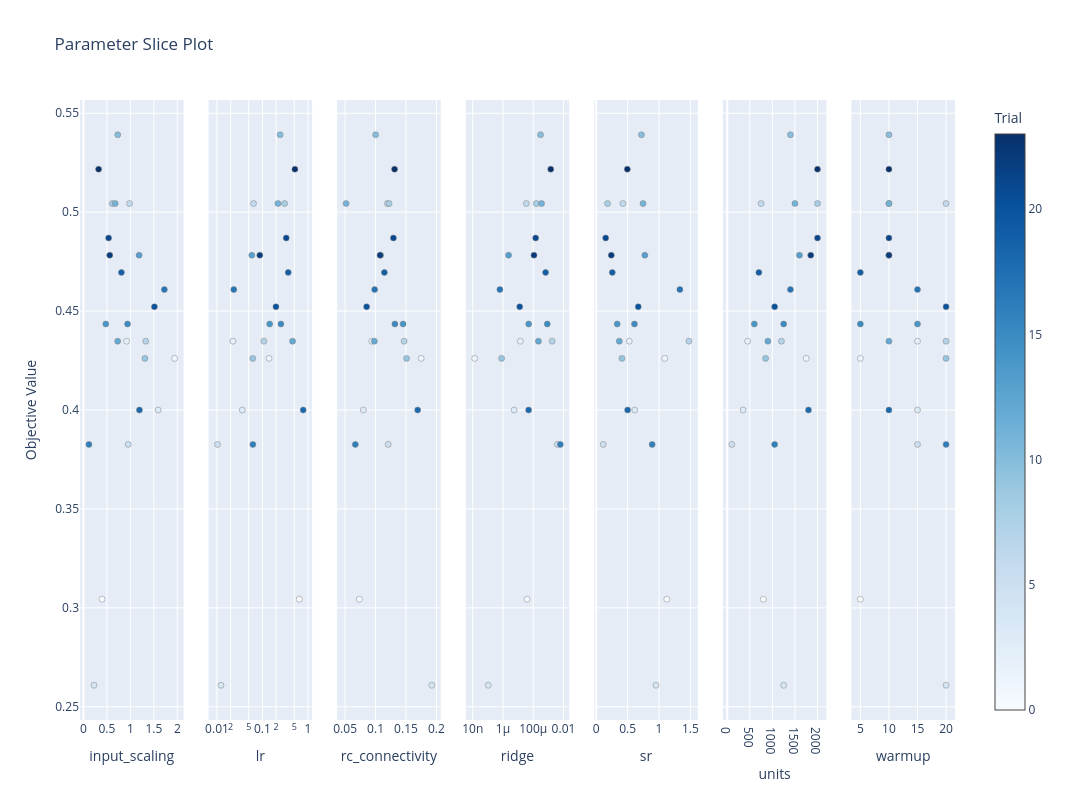

Source (notebook cell):
### Code cell
# Plot slice for each parameter
fig = plot_slice(study)
fig.update_layout(title="Parameter Slice Plot", height=800)
fig.show()

### Figure 1 — Plotly figure (JSON) as saved in the notebook; plotly's stock layout.template omitted (floating-point values rounded to 4 significant figures)
{"data": [{"marker": {"color": [0, 1, 2, 3, 4, 5, 6, 7, 8, 9, 10, 11, 12, 13, 14, 15, 16, 17, 18, 19, 20, 21, 22, 23], "colorbar": {"title": {"text": "Trial"}, "x": 1, "xpad": 40}, "colorscale": [[0, "rgb(247,251,255)"], [0.125, "rgb(222,235,247)"], [0.25, "rgb(198,219,239)"], [0.375, "rgb(158,202,225)"], [0.5, "rgb(107,174,214)"], [0.625, "rgb(66,146,198)"], [0.75, "rgb(33,113,181)"], [0.875, "rgb(8,81,156)"], [1, "rgb(8,48,107)"]], "line": {"color": "Grey", "width": 0.5}, "showscale": true}, "mode": "markers", "name": "Feasible Trial", "showlegend": false, "type": "scatter", "x": [0.3964, 1.943, 0.9207, 1.592, 0.2236, 0.9529, 0.9822, 1.325, 0.6141, 1.31, 0.7312, 0.6762, 0.7291, 1.185, 0.4759, 0.9392, 0.1162, 1.723, 1.193, 0.8083, 1.512, 0.5356, 0.5597, 0.3223], "xaxis": "x", "y": [0.3043, 0.4261, 0.4348, 0.4, 0.2609, 0.3826, 0.5043, 0.4348, 0.5043, 0.4261, 0.5391, 0.5043, 0.4348, 0.4783, 0.4435, 0.4435, 0.3826, 0.4609, 0.4, 0.4696, 0.4522, 0.487, 0.4783, 0.5217], "yaxis": "y"}, {"marker": {"color": [0, 1, 2, 3, 4, 5, 6, 7, 8, 9, 10, 11, 12, 13, 14, 15, 16, 17, 18, 19, 20, 21, 22, 23], "colorbar": {"title": {"text": "Trial"}, "x": 1, "xpad": 40}, "colorscale": [[0, "rgb(247,251,255)"], [0.125, "rgb(222,235,247)"], [0.25, "rgb(198,219,239)"], [0.375, "rgb(158,202,225)"], [0.5, "rgb(107,174,214)"], [0.625, "rgb(66,146,198)"], [0.75, "rgb(33,113,181)"], [0.875, "rgb(8,81,156)"], [1, "rgb(8,48,107)"]], "line": {"color": "Grey", "width": 0.5}, "showscale": false}, "mode": "markers", "name": "Feasible Trial", "showlegend": false, "type": "scatter", "x": [0.6446, 0.1393, 0.02234, 0.03597, 0.01226, 0.01027, 0.06358, 0.1074, 0.3062, 0.06122, 0.2449, 0.2189, 0.4596, 0.05826, 0.1442, 0.2545, 0.06151, 0.02341, 0.7869, 0.3684, 0.1978, 0.3329, 0.08743, 0.5171], "xaxis": "x2", "y": [0.3043, 0.4261, 0.4348, 0.4, 0.2609, 0.3826, 0.5043, 0.4348, 0.5043, 0.4261, 0.5391, 0.5043, 0.4348, 0.4783, 0.4435, 0.4435, 0.3826, 0.4609, 0.4, 0.4696, 0.4522, 0.487, 0.4783, 0.5217], "yaxis": "y2"}, {"marker": {"color": [0, 1, 2, 3, 4, 5, 6, 7, 8, 9, 10, 11, 12, 13, 14, 15, 16, 17, 18, 19, 20, 21, 22, 23], "colorbar": {"title": {"text": "Trial"}, "x": 1, "xpad": 40}, "colorscale": [[0, "rgb(247,251,255)"], [0.125, "rgb(222,235,247)"], [0.25, "rgb(198,219,239)"], [0.375, "rgb(158,202,225)"], [0.5, "rgb(107,174,214)"], [0.625, "rgb(66,146,198)"], [0.75, "rgb(33,113,181)"], [0.875, "rgb(8,81,156)"], [1, "rgb(8,48,107)"]], "line": {"color": "Grey", "width": 0.5}, "showscale": false}, "mode": "markers", "name": "Feasible Trial", "showlegend": false, "type": "scatter", "x": [0.0734, 0.1749, 0.09368, 0.07995, 0.1923, 0.1208, 0.1194, 0.1469, 0.1222, 0.1509, 0.1002, 0.05155, 0.09798, 0.1083, 0.1452, 0.1317, 0.06675, 0.0985, 0.1692, 0.1145, 0.08534, 0.1293, 0.1074, 0.1312], "xaxis": "x3", "y": [0.3043, 0.4261, 0.4348, 0.4, 0.2609, 0.3826, 0.5043, 0.4348, 0.5043, 0.4261, 0.5391, 0.5043, 0.4348, 0.4783, 0.4435, 0.4435, 0.3826, 0.4609, 0.4, 0.4696, 0.4522, 0.487, 0.4783, 0.5217], "yaxis": "y3"}, {"marker": {"color": [0, 1, 2, 3, 4, 5, 6, 7, 8, 9, 10, 11, 12, 13, 14, 15, 16, 17, 18, 19, 20, 21, 22, 23], "colorbar": {"title": {"text": "Trial"}, "x": 1, "xpad": 40}, "colorscale": [[0, "rgb(247,251,255)"], [0.125, "rgb(222,235,247)"], [0.25, "rgb(198,219,239)"], [0.375, "rgb(158,202,225)"], [0.5, "rgb(107,174,214)"], [0.625, "rgb(66,146,198)"], [0.75, "rgb(33,113,181)"], [0.875, "rgb(8,81,156)"], [1, "rgb(8,48,107)"]], "line": {"color": "Grey", "width": 0.5}, "showscale": false}, "mode": "markers", "name": "Feasible Trial", "showlegend": false, "type": "scatter", "x": [3.908e-05, 1.329e-08, 1.408e-05, 5.45e-06, 1.055e-07, 0.003924, 3.49e-05, 0.001784, 0.0001611, 8.078e-07, 0.0003046, 0.0003543, 0.0002197, 2.333e-06, 4.981e-05, 0.0008466, 0.006212, 6.212e-07, 4.934e-05, 0.000656, 1.273e-05, 0.0001444, 0.0001121, 0.00144], "xaxis": "x4", "y": [0.3043, 0.4261, 0.4348, 0.4, 0.2609, 0.3826, 0.5043, 0.4348, 0.5043, 0.4261, 0.5391, 0.5043, 0.4348, 0.4783, 0.4435, 0.4435, 0.3826, 0.4609, 0.4, 0.4696, 0.4522, 0.487, 0.4783, 0.5217], "yaxis": "y4"}, {"marker": {"color": [0, 1, 2, 3, 4, 5, 6, 7, 8, 9, 10, 11, 12, 13, 14, 15, 16, 17, 18, 19, 20, 21, 22, 23], "colorbar": {"title": {"text": "Trial"}, "x": 1, "xpad": 40}, "colorscale": [[0, "rgb(247,251,255)"], [0.125, "rgb(222,235,247)"], [0.25, "rgb(198,219,239)"], [0.375, "rgb(158,202,225)"], [0.5, "rgb(107,174,214)"], [0.625, "rgb(66,146,198)"], [0.75, "rgb(33,113,181)"], [0.875, "rgb(8,81,156)"], [1, "rgb(8,48,107)"]], "line": {"color": "Grey", "width": 0.5}, "showscale": false}, "mode": "markers", "name": "Feasible Trial", "showlegend": false, "type": "scatter", "x": [1.125, 1.091, 0.5259, 0.6129, 0.9506, 0.1106, 0.4241, 1.477, 0.18, 0.4096, 0.7199, 0.7452, 0.367, 0.7743, 0.3337, 0.6084, 0.8906, 1.333, 0.4992, 0.2554, 0.6688, 0.15, 0.2392, 0.495], "xaxis": "x5", "y": [0.3043, 0.4261, 0.4348, 0.4, 0.2609, 0.3826, 0.5043, 0.4348, 0.5043, 0.4261, 0.5391, 0.5043, 0.4348, 0.4783, 0.4435, 0.4435, 0.3826, 0.4609, 0.4, 0.4696, 0.4522, 0.487, 0.4783, 0.5217], "yaxis": "y5"}, {"marker": {"color": [0, 1, 2, 3, 4, 5, 6, 7, 8, 9, 10, 11, 12, 13, 14, 15, 16, 17, 18, 19, 20, 21, 22, 23], "colorbar": {"title": {"text": "Trial"}, "x": 1, "xpad": 40}, "colorscale": [[0, "rgb(247,251,255)"], [0.125, "rgb(222,235,247)"], [0.25, "rgb(198,219,239)"], [0.375, "rgb(158,202,225)"], [0.5, "rgb(107,174,214)"], [0.625, "rgb(66,146,198)"], [0.75, "rgb(33,113,181)"], [0.875, "rgb(8,81,156)"], [1, "rgb(8,48,107)"]], "line": {"color": "Grey", "width": 0.5}, "showscale": false}, "mode": "markers", "name": "Feasible Trial", "showlegend": false, "type": "scatter", "x": [800, 1750, 450, 350, 1250, 100, 750, 1200, 2000, 850, 1400, 1500, 900, 1600, 600, 1250, 1050, 1400, 1800, 700, 1050, 2000, 1850, 2000], "xaxis": "x6", "y": [0.3043, 0.4261, 0.4348, 0.4, 0.2609, 0.3826, 0.5043, 0.4348, 0.5043, 0.4261, 0.5391, 0.5043, 0.4348, 0.4783, 0.4435, 0.4435, 0.3826, 0.4609, 0.4, 0.4696, 0.4522, 0.487, 0.4783, 0.5217], "yaxis": "y6"}, {"marker": {"color": [0, 1, 2, 3, 4, 5, 6, 7, 8, 9, 10, 11, 12, 13, 14, 15, 16, 17, 18, 19, 20, 21, 22, 23], "colorbar": {"title": {"text": "Trial"}, "x": 1, "xpad": 40}, "colorscale": [[0, "rgb(247,251,255)"], [0.125, "rgb(222,235,247)"], [0.25, "rgb(198,219,239)"], [0.375, "rgb(158,202,225)"], [0.5, "rgb(107,174,214)"], [0.625, "rgb(66,146,198)"], [0.75, "rgb(33,113,181)"], [0.875, "rgb(8,81,156)"], [1, "rgb(8,48,107)"]], "line": {"color": "Grey", "width": 0.5}, "showscale": false}, "mode": "markers", "name": "Feasible Trial", "showlegend": false, "type": "scatter", "x": [5, 5, 15, 15, 20, 15, 20, 20, 10, 20, 10, 10, 10, 10, 15, 5, 20, 15, 10, 5, 20, 10, 10, 10], "xaxis": "x7", "y": [0.3043, 0.4261, 0.4348, 0.4, 0.2609, 0.3826, 0.5043, 0.4348, 0.5043, 0.4261, 0.5391, 0.5043, 0.4348, 0.4783, 0.4435, 0.4435, 0.3826, 0.4609, 0.4, 0.4696, 0.4522, 0.487, 0.4783, 0.5217], "yaxis": "y7"}], "layout": {"height": 800, "title": {"text": "Parameter Slice Plot"}, "width": 2100, "xaxis": {"anchor": "y", "domain": [0, 0.1184], "title": {"text": "input_scaling"}}, "xaxis2": {"anchor": "y2", "domain": [0.1469, 0.2653], "title": {"text": "lr"}, "type": "log"}, "xaxis3": {"anchor": "y3", "domain": [0.2939, 0.4122], "title": {"text": "rc_connectivity"}}, "xaxis4": {"anchor": "y4", "domain": [0.4408, 0.5592], "title": {"text": "ridge"}, "type": "log"}, "xaxis5": {"anchor": "y5", "domain": [0.5878, 0.7061], "title": {"text": "sr"}}, "xaxis6": {"anchor": "y6", "domain": [0.7347, 0.8531], "title": {"text": "units"}}, "xaxis7": {"anchor": "y7", "domain": [0.8816, 1.0], "title": {"text": "warmup"}}, "yaxis": {"anchor": "x", "domain": [0, 1], "title": {"text": "Objective Value"}}, "yaxis2": {"anchor": "x2", "domain": [0, 1], "matches": "y", "showticklabels": false}, "yaxis3": {"anchor": "x3", "domain": [0, 1], "matches": "y", "showticklabels": false}, "yaxis4": {"anchor": "x4", "domain": [0, 1], "matches": "y", "showticklabels": false}, "yaxis5": {"anchor": "x5", "domain": [0, 1], "matches": "y", "showticklabels": false}, "yaxis6": {"anchor": "x6", "domain": [0, 1], "matches": "y", "showticklabels": false}, "yaxis7": {"anchor": "x7", "domain": [0, 1], "matches": "y", "showticklabels": false}}}
